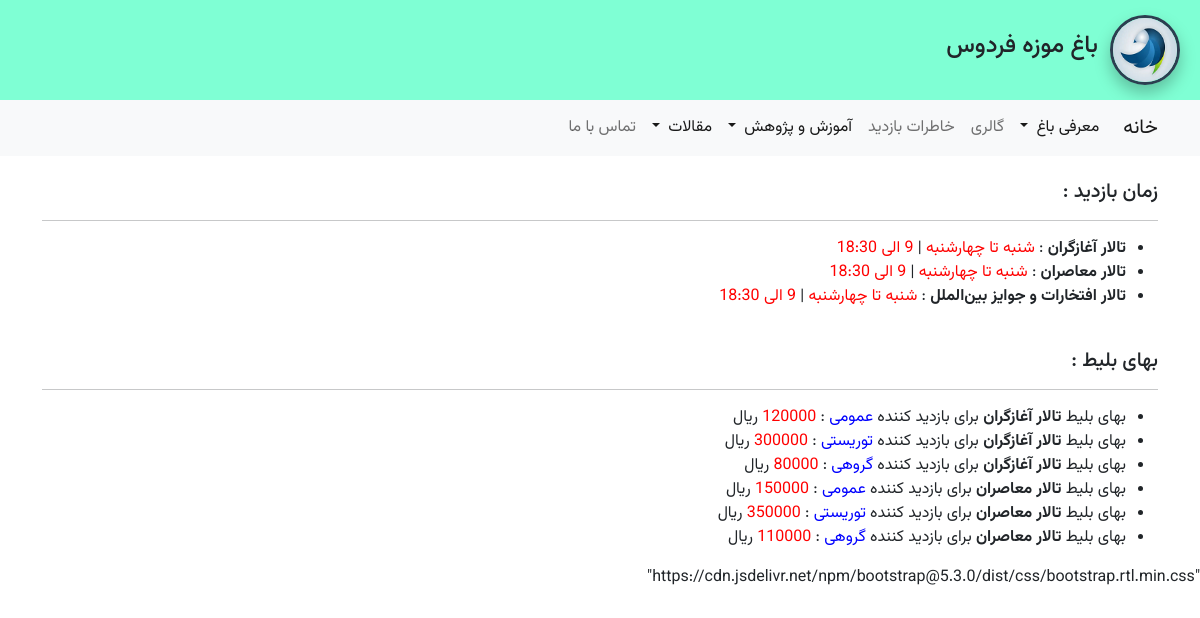
The app's page /places/visiting_schedule/ with its own data.
### apps/places/models.py (models this page shows, shortened)
class Place(models.Model):
    title = models.CharField(max_length=100 , verbose_name='نام مکان')
    description = models.TextField(verbose_name='توضیحات' , default='description')
    image = models.ImageField(upload_to='images/places/', verbose_name='تصویر')
    visiting_day = models.CharField(max_length=100,verbose_name='روزهای بازدید')
    visiting_hour = models.CharField(max_length=100 , verbose_name='ساعت بازدید')
    ruls = models.TextField(verbose_name='قوانین')
    register_date = models.DateTimeField(default=timezone.now,verbose_name='تاریخ و زمان ثبت')
    def __str__(self):
        return self.title
    class Meta:
        verbose_name = 'مکان'
        verbose_name_plural = 'مکان ها'
        db_table = 't_Places'

class TicketPrice(models.Model):
    place = models.ForeignKey(Place,on_delete=models.CASCADE,verbose_name='مکان')
    visitor_type = models.ForeignKey(VisitorsType,on_delete=models.CASCADE,verbose_name='گروه بازدید')
    price = models.IntegerField(default=0 , verbose_name='بهای بلیط')
    class Meta:
        verbose_name = 'قیمت'
        verbose_name_plural ='قیمت ها'
        db_table = 't_ticket_price'

class VisitorsType(models.Model):
    type_name = models.CharField(max_length=100 , verbose_name='نوع بازدید کننده')
    def __str__(self):
        return self.type_name
    class Meta:
        verbose_name = ' نوع بازدید کننده'
        verbose_name_plural ='بازدید کنندگان'
        db_table = 't_visitors_type'

### apps/places/views.py (the view)
# urls.py: path('visiting_schedule/',views.visiting_schedule , name = 'visiting_schedule'),
def visiting_schedule (request):
   place = Place.objects.all()
   price = TicketPrice.objects.all()
   context ={
       'place' :place,
       'price' :price
   }
   return render ( request ,'place_app/visiting_schedule.html',context)

### apps/main/views.py (called while the page is built)
def media_admin(request):
    return {'media_url':settings.MEDIA_URL,}

### templates/place_app/visiting_schedule.html (shortened to what this page needs)
{% extends 'base.html' %}
{% block content %}
    <h5> زمان بازدید :</h5>
    <hr>
    <ul>
        {% for place in place %}
        <li>
             <strong>{{place.title}}</strong> : <span class="value1">{{place.visiting_day}}</span>  |
                                                <span class="value1">{{place.visiting_hour}}</span>
        </li>
        {% endfor %}
    </ul>
    <br>
    <h5> بهای بلیط : </h5>
    <hr>
    <ul>
        {% for price in price %}
        <li>
            <span>بهای بلیط </span>
             <strong>{{price.place}}</strong>
             <span>برای بازدید کننده</span>
             <span class="value2">{{price.visitor_type}}</span>
             <span> : </span>
             <span class="value1">{{price.price}}</span>
             <span> ریال </span>
        </li>
        {% endfor %}
    </ul>
{% endblock content %}

### static/css/style.css (style rules this page uses)
.body { direction: rtl; font-family: Vazirmatn; font-weight: 400; }
.value1 { color: red; }
.value2 { color: blue; }

### records on screen
Place: title "تالار آغازگران", visiting_day "شنبه تا چهارشنبه", visiting_hour "9 الی 18:30"
Place: title "تالار معاصران", visiting_day "شنبه تا چهارشنبه", visiting_hour "9 الی 18:30"
Place: title "تالار افتخارات و جوایز بین‌الملل", visiting_day "شنبه تا چهارشنبه", visiting_hour "9 الی 18:30"
TicketPrice: place "تالار آغازگران", visitor_type "عمومی", price "120000"
TicketPrice: place "تالار آغازگران", visitor_type "توریستی", price "300000"
TicketPrice: place "تالار آغازگران", visitor_type "گروهی", price "80000"
TicketPrice: place "تالار معاصران", visitor_type "عمومی", price "150000"
TicketPrice: place "تالار معاصران", visitor_type "توریستی", price "350000"
TicketPrice: place "تالار معاصران", visitor_type "گروهی", price "110000"
